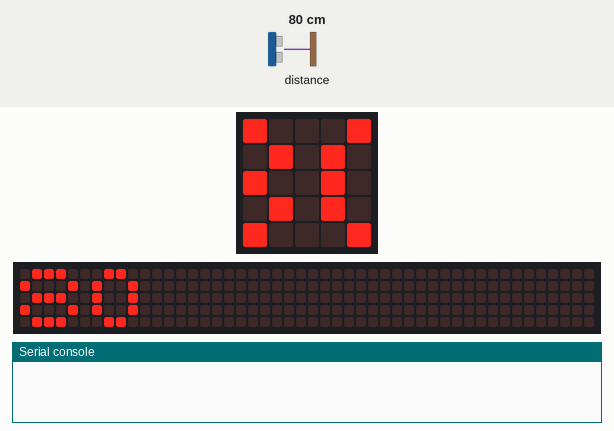
Recording of a program running on a simulated BBC micro:bit (MakeCode). Parts: the board's 5×5 LED display, a strip that is not on the board, showing the scrolling text unrolled, the last lines printed to the serial console. Inputs (shaded band) come from the test bench; at power-on: distance to the obstacle 80 cm. No radio messages arrive unless stated (any console line starting 'radio sent:' is added by the test bench); the 48×5 strip is a reading aid, not a part: it shows the text the display is scrolling, unrolled, one strip-width of it at a time.

Above: at 1.28 s.
1.3 s: distance to the obstacle set to 2 cm
At 3.7 s:
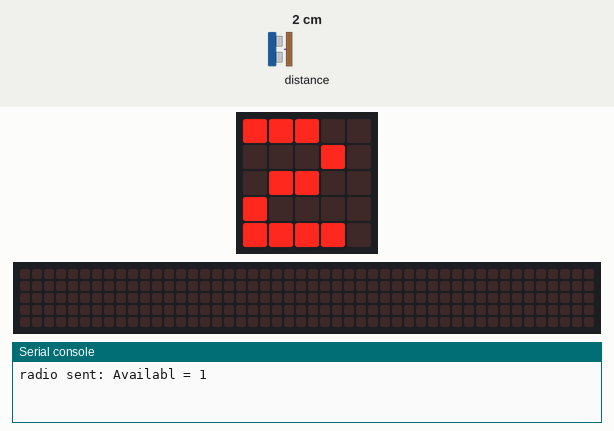
5.0 s: distance to the obstacle set to 18 cm
At 8.41 s:
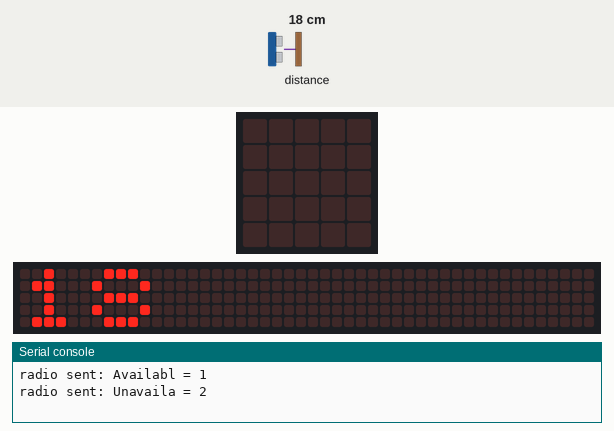
8.7 s: distance to the obstacle set to 4 cm
At 12.1 s:
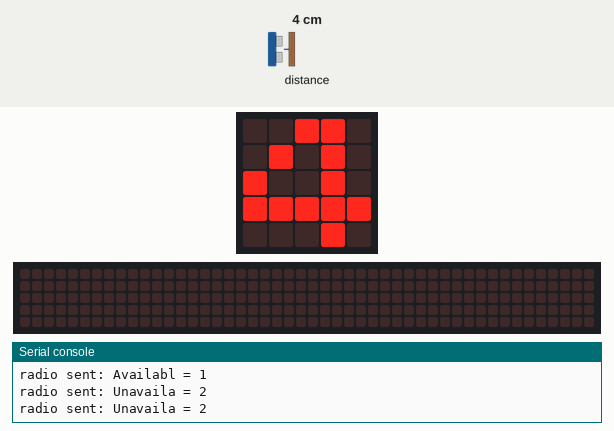
Timing chart, 0 to 13.6 s (numbered marks = the images above; inputs shaded):
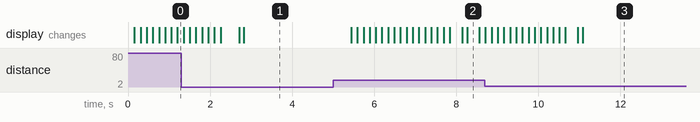

The program:

main.ts
```typescript
let available_distance = 0
radio.setGroup(11)
radio.setTransmitPower(7)
basic.forever(function () {
    available_distance = sonar.ping(
    DigitalPin.P1,
    DigitalPin.P2,
    PingUnit.Centimeters
    )
    basic.showNumber(available_distance)
    if (available_distance > 20) {
        radio.sendValue("Available", 1)
    } else if (available_distance > 10) {
        radio.sendValue("Unavailable", 2)
    } else if (available_distance == 0) {
        radio.sendValue("Error", 3)
    } else {

    }
    basic.pause(100)
})
```

test.ts
```typescript
// 在這裡測試；當此封包作為擴充功能時，將不會編譯此內容。
```

Measured:
- after the input at 5.0 s, the display: first changes after 0.44 s (image 2 shows a later state)
